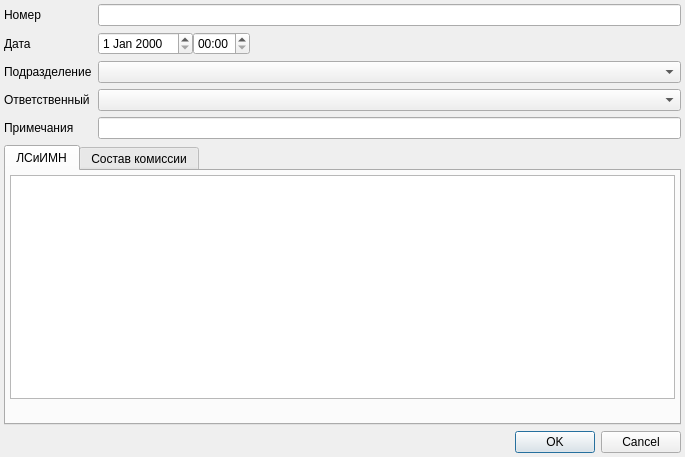
<?xml version="1.0" encoding="UTF-8"?>
<ui version="4.0">
 <class>StockUtilizationDialog</class>
 <widget class="QDialog" name="StockUtilizationDialog">
  <property name="geometry">
   <rect>
    <x>0</x>
    <y>0</y>
    <width>685</width>
    <height>457</height>
   </rect>
  </property>
  <property name="windowTitle">
   <string>Dialog</string>
  </property>
  <layout class="QGridLayout" name="gridLayout">
   <property name="margin">
    <number>4</number>
   </property>
   <item row="1" column="1">
    <widget class="QWidget" name="widget" native="true">
     <layout class="QHBoxLayout" name="horizontalLayout">
      <property name="spacing">
       <number>0</number>
      </property>
      <property name="margin">
       <number>0</number>
      </property>
      <item>
       <widget class="CDateEdit" name="edtDate">
        <property name="sizePolicy">
         <sizepolicy hsizetype="Maximum" vsizetype="Fixed">
          <horstretch>0</horstretch>
          <verstretch>0</verstretch>
         </sizepolicy>
        </property>
       </widget>
      </item>
      <item>
       <widget class="QTimeEdit" name="edtTime">
        <property name="sizePolicy">
         <sizepolicy hsizetype="Maximum" vsizetype="Fixed">
          <horstretch>0</horstretch>
          <verstretch>0</verstretch>
         </sizepolicy>
        </property>
        <property name="displayFormat">
         <string>HH:mm</string>
        </property>
       </widget>
      </item>
      <item>
       <spacer name="horizontalSpacer">
        <property name="orientation">
         <enum>Qt::Horizontal</enum>
        </property>
        <property name="sizeHint" stdset="0">
         <size>
          <width>40</width>
          <height>20</height>
         </size>
        </property>
       </spacer>
      </item>
     </layout>
    </widget>
   </item>
   <item row="2" column="1">
    <widget class="CStorageComboBox" name="cmbSupplier">
     <property name="sizePolicy">
      <sizepolicy hsizetype="Expanding" vsizetype="Fixed">
       <horstretch>0</horstretch>
       <verstretch>0</verstretch>
      </sizepolicy>
     </property>
    </widget>
   </item>
   <item row="3" column="1">
    <widget class="CPersonComboBoxEx" name="cmbSupplierPerson">
     <property name="sizePolicy">
      <sizepolicy hsizetype="Expanding" vsizetype="Fixed">
       <horstretch>0</horstretch>
       <verstretch>0</verstretch>
      </sizepolicy>
     </property>
    </widget>
   </item>
   <item row="4" column="0">
    <widget class="QLabel" name="lblNote">
     <property name="text">
      <string>Примечания</string>
     </property>
     <property name="buddy">
      <cstring>edtNote</cstring>
     </property>
    </widget>
   </item>
   <item row="0" column="0">
    <widget class="QLabel" name="lblNumber">
     <property name="text">
      <string>Номер</string>
     </property>
    </widget>
   </item>
   <item row="6" column="0" colspan="2">
    <widget class="QDialogButtonBox" name="buttonBox">
     <property name="orientation">
      <enum>Qt::Horizontal</enum>
     </property>
     <property name="standardButtons">
      <set>QDialogButtonBox::Cancel|QDialogButtonBox::Ok</set>
     </property>
    </widget>
   </item>
   <item row="2" column="0">
    <widget class="QLabel" name="lblSupplier">
     <property name="sizePolicy">
      <sizepolicy hsizetype="Maximum" vsizetype="Preferred">
       <horstretch>0</horstretch>
       <verstretch>0</verstretch>
      </sizepolicy>
     </property>
     <property name="text">
      <string>Подразделение</string>
     </property>
     <property name="buddy">
      <cstring>cmbSupplier</cstring>
     </property>
    </widget>
   </item>
   <item row="3" column="0">
    <widget class="QLabel" name="lblSupplierPerson">
     <property name="text">
      <string>Ответственный</string>
     </property>
     <property name="buddy">
      <cstring>cmbSupplierPerson</cstring>
     </property>
    </widget>
   </item>
   <item row="0" column="1">
    <widget class="QLineEdit" name="edtNumber"/>
   </item>
   <item row="1" column="0">
    <widget class="QLabel" name="lblDate">
     <property name="sizePolicy">
      <sizepolicy hsizetype="Maximum" vsizetype="Preferred">
       <horstretch>0</horstretch>
       <verstretch>0</verstretch>
      </sizepolicy>
     </property>
     <property name="text">
      <string>Дата</string>
     </property>
     <property name="buddy">
      <cstring>edtDate</cstring>
     </property>
    </widget>
   </item>
   <item row="4" column="1">
    <widget class="QLineEdit" name="edtNote"/>
   </item>
   <item row="5" column="0" colspan="2">
    <widget class="QTabWidget" name="tabWidget">
     <property name="currentIndex">
      <number>0</number>
     </property>
     <widget class="QWidget" name="tab">
      <attribute name="title">
       <string>ЛСиИМН</string>
      </attribute>
      <layout class="QVBoxLayout" name="verticalLayout">
       <property name="margin">
        <number>4</number>
       </property>
       <item>
        <widget class="CInDocTableView" name="tblItems">
         <property name="sizePolicy">
          <sizepolicy hsizetype="Preferred" vsizetype="Expanding">
           <horstretch>0</horstretch>
           <verstretch>0</verstretch>
          </sizepolicy>
         </property>
        </widget>
       </item>
       <item>
        <widget class="QLabel" name="lblSummaryInfo">
         <property name="text">
          <string/>
         </property>
        </widget>
       </item>
      </layout>
     </widget>
     <widget class="QWidget" name="tab_2">
      <attribute name="title">
       <string>Состав комиссии</string>
      </attribute>
      <layout class="QVBoxLayout" name="verticalLayout_2">
       <item>
        <widget class="CInDocTableView" name="tblCommission"/>
       </item>
      </layout>
     </widget>
    </widget>
   </item>
  </layout>
 </widget>
 <customwidgets>
  <customwidget>
   <class>CDateEdit</class>
   <extends>QDateEdit</extends>
   <header>library/DateEdit</header>
  </customwidget>
  <customwidget>
   <class>CInDocTableView</class>
   <extends>QTableView</extends>
   <header>library/InDocTable.h</header>
  </customwidget>
  <customwidget>
   <class>CPersonComboBoxEx</class>
   <extends>QComboBox</extends>
   <header>Orgs/PersonComboBoxEx.h</header>
  </customwidget>
  <customwidget>
   <class>CStorageComboBox</class>
   <extends>QComboBox</extends>
   <header>Orgs/OrgStructComboBoxes.h</header>
  </customwidget>
 </customwidgets>
 <tabstops>
  <tabstop>edtNumber</tabstop>
  <tabstop>edtDate</tabstop>
  <tabstop>edtTime</tabstop>
  <tabstop>cmbSupplier</tabstop>
  <tabstop>cmbSupplierPerson</tabstop>
  <tabstop>edtNote</tabstop>
  <tabstop>buttonBox</tabstop>
 </tabstops>
 <resources/>
 <connections>
  <connection>
   <sender>buttonBox</sender>
   <signal>accepted()</signal>
   <receiver>StockUtilizationDialog</receiver>
   <slot>accept()</slot>
   <hints>
    <hint type="sourcelabel">
     <x>248</x>
     <y>254</y>
    </hint>
    <hint type="destinationlabel">
     <x>157</x>
     <y>274</y>
    </hint>
   </hints>
  </connection>
  <connection>
   <sender>buttonBox</sender>
   <signal>rejected()</signal>
   <receiver>StockUtilizationDialog</receiver>
   <slot>reject()</slot>
   <hints>
    <hint type="sourcelabel">
     <x>316</x>
     <y>260</y>
    </hint>
    <hint type="destinationlabel">
     <x>286</x>
     <y>274</y>
    </hint>
   </hints>
  </connection>
 </connections>
</ui>
